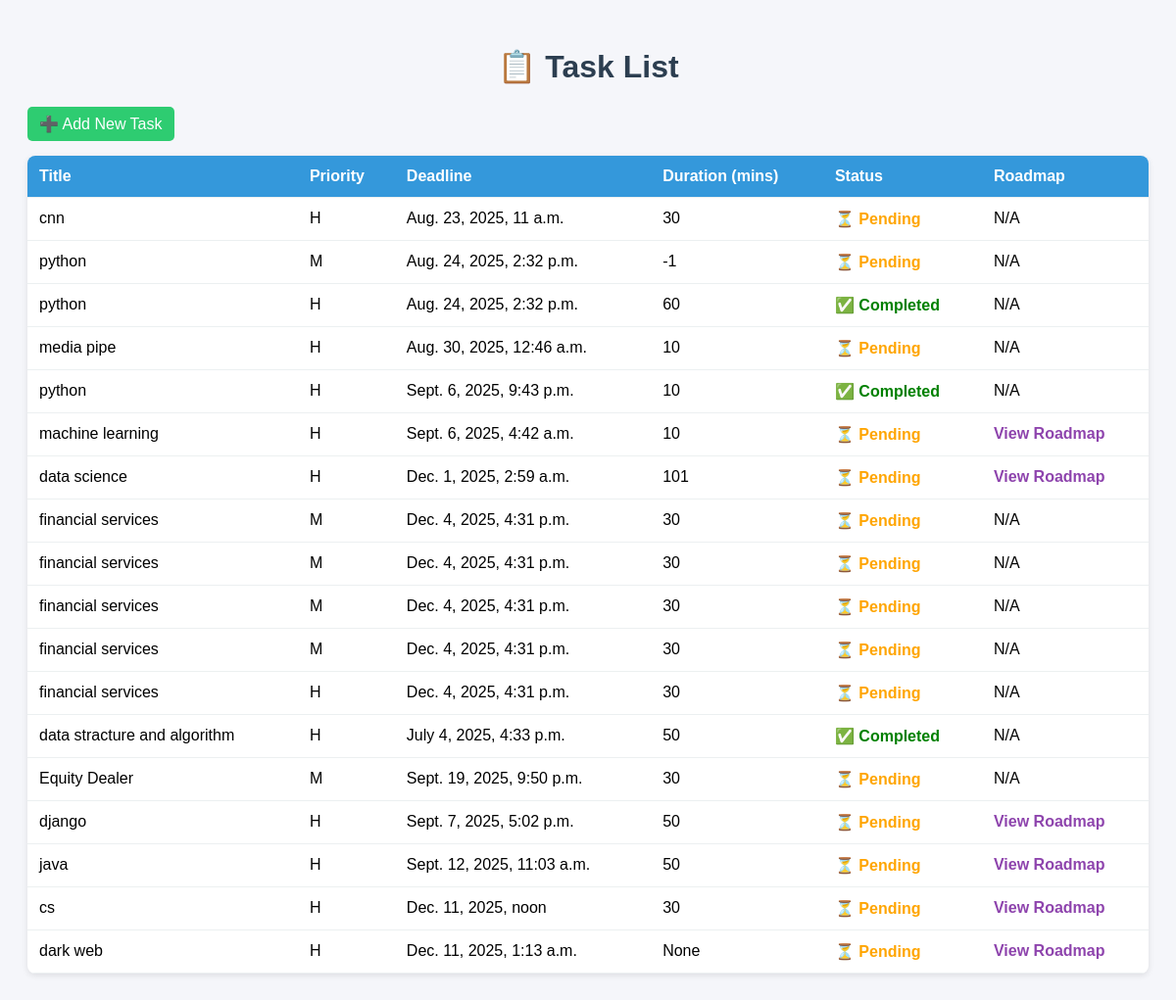
/task_show/, run on the app's committed database.
### taskmanager/models.py (models this page shows, shortened)
class Task(models.Model):
    STATUS_CHOICES = [
        ("Pending", "Pending"),
        ("Completed", "Completed"),
    ]
    user = models.ForeignKey(User, on_delete=models.CASCADE, null=True, blank=True)
    title = models.CharField(max_length=200)
    description = models.TextField(blank=True)
    created_at = models.DateTimeField(auto_now_add=True)
    deadline = models.DateTimeField()
    duration = models.IntegerField(help_text="Estimated time in minutes", null=True, blank=True)
    priority = models.CharField(max_length=1, choices=PRIORITY_CHOICES, default='M')
    status = models.CharField(max_length=20, choices=STATUS_CHOICES, default="Pending")
    is_completed = models.BooleanField(default=False)
    reminder_sent = models.BooleanField(default=False)

### taskmanager/views.py (the view)
# urls.py: path('task_show/', views.task_show, name='task_show'),
def task_show(request):
    tasks = Task.objects.all()  # Show newest first
    return render(request, 'taskmanager/task_show.html', {'tasks': tasks})

### taskmanager/models.py (called while the page is built)
    def __str__(self):
        return f"Roadmap for: {self.task.title}"

### templates/taskmanager/task_show.html (shortened to what this page needs)
<!DOCTYPE html>
{% load static %}
<html>
<head>
    <link rel="stylesheet" href="{% static 'taskmanager/css/task_list.css' %}">
</head>
<body>
    <h1>📋 Task List</h1>
    <a href="{% url 'create_task' %}" class="add-task">➕ Add New Task</a>
    {% if tasks %}
    <table>
        <thead>
            <tr>
                <th>Title</th>
                <th>Priority</th>
                <th>Deadline</th>
                <th>Duration (mins)</th>
                <th>Status</th>
                <th>Roadmap</th>
            </tr>
        </thead>
        <tbody>
            {% for task in tasks %}
            <tr>
                <td>{{ task.title }}</a></td>
                <td>{{ task.priority }}</td>
                <td>{{ task.deadline }}</td>
                <td>{{ task.duration }}</td>
                <td>
                    {% if task.is_completed %}
                        <span class="status-completed">✅ Completed</span>
                    {% else %}
                        <span class="status-pending">⏳ Pending</span>
                    {% endif %}
                </td>
                <td>
                    {% if task.roadmap %}
                        <a class="roadmap-link" href="{{ task.roadmap }}" target="_blank">View Roadmap</a>
                    {% else %}
                        N/A
                    {% endif %}
                </td>
            </tr>
            {% endfor %}
        </tbody>
    </table>
    {% else %}
        <p>No tasks yet</p>
    {% endif %}
</body>
</html>

### templates/taskmanager/task_show.html (style rules this page uses)
body { font-family: Arial, sans-serif; background: #f5f6fa; padding: 20px; }
h1 { color: #2c3e50; text-align: center; }
a { text-decoration: none; color: #3498db; }
.add-task { display: inline-block; padding: 8px 12px; background: #2ecc71; color: white; border-radius: 5px; margin-bottom: 15px; }
table { width: 100%; border-collapse: collapse; background: white; border-radius: 8px; overflow: hidden; box-shadow: 0 2px 6px rgba(0,0,0,0.1); }
th, td { padding: 12px; text-align: left; border-bottom: 1px solid #ecf0f1; }
th { background: #3498db; color: white; }
.status-completed { color: green; font-weight: bold; }
.status-pending { color: orange; font-weight: bold; }
.roadmap-link { color: #8e44ad; font-weight: bold; }

### data on the page
Task: title "cnn", priority "H", deadline "Aug. 23, 2025, 11 a.m.", duration "30", is_completed "⏳ Pending", shows "N/A"
Task: title "python", priority "M", deadline "Aug. 24, 2025, 2:32 p.m.", duration "-1", is_completed "⏳ Pending", shows "N/A"
Task: title "python", priority "H", deadline "Aug. 24, 2025, 2:32 p.m.", duration "60", is_completed "✅ Completed", shows "N/A"
Task: title "media pipe", priority "H", deadline "Aug. 30, 2025, 12:46 a.m.", duration "10", is_completed "⏳ Pending", shows "N/A"
Task: title "python", priority "H", deadline "Sept. 6, 2025, 9:43 p.m.", duration "10", is_completed "✅ Completed", shows "N/A"
Task: title "machine learning", priority "H", deadline "Sept. 6, 2025, 4:42 a.m.", duration "10", is_completed "⏳ Pending"
Task: title "data science", priority "H", deadline "Dec. 1, 2025, 2:59 a.m.", duration "101", is_completed "⏳ Pending"
Task: title "financial services", priority "M", deadline "Dec. 4, 2025, 4:31 p.m.", duration "30", is_completed "⏳ Pending", shows "N/A"
Task: title "financial services", priority "M", deadline "Dec. 4, 2025, 4:31 p.m.", duration "30", is_completed "⏳ Pending", shows "N/A"
Task: title "financial services", priority "M", deadline "Dec. 4, 2025, 4:31 p.m.", duration "30", is_completed "⏳ Pending", shows "N/A"
Task: title "financial services", priority "M", deadline "Dec. 4, 2025, 4:31 p.m.", duration "30", is_completed "⏳ Pending", shows "N/A"
Task: title "financial services", priority "H", deadline "Dec. 4, 2025, 4:31 p.m.", duration "30", is_completed "⏳ Pending", shows "N/A"
Task: title "data stracture and algorithm", priority "H", deadline "July 4, 2025, 4:33 p.m.", duration "50", is_completed "✅ Completed", shows "N/A"
Task: title "Equity Dealer", priority "M", deadline "Sept. 19, 2025, 9:50 p.m.", duration "30", is_completed "⏳ Pending", shows "N/A"
Task: title "django", priority "H", deadline "Sept. 7, 2025, 5:02 p.m.", duration "50", is_completed "⏳ Pending"
Task: title "java", priority "H", deadline "Sept. 12, 2025, 11:03 a.m.", duration "50", is_completed "⏳ Pending"
Task: title "cs", priority "H", deadline "Dec. 11, 2025, noon", duration "30", is_completed "⏳ Pending"
Task: title "dark web", priority "H", deadline "Dec. 11, 2025, 1:13 a.m.", duration "None", is_completed "⏳ Pending"
